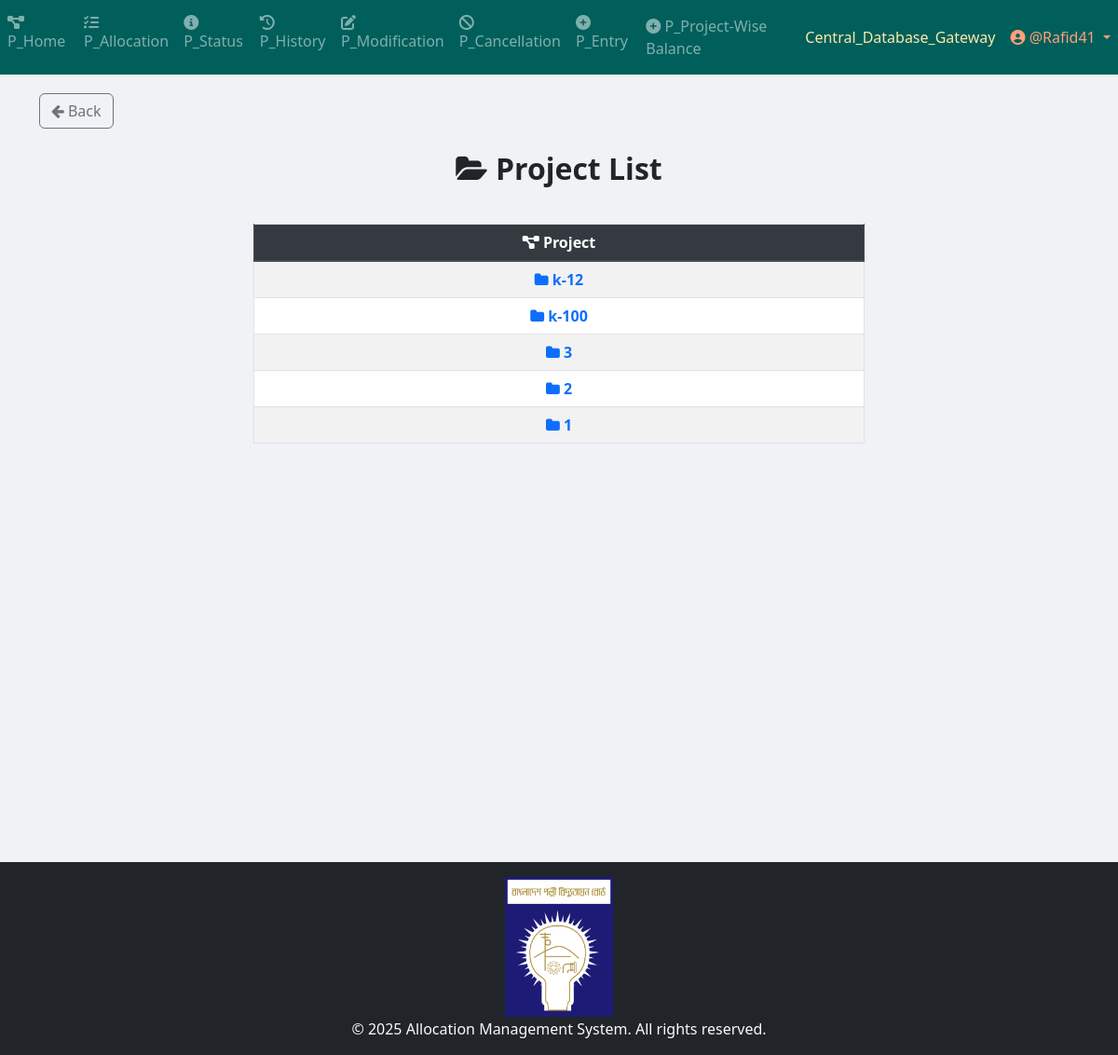
/project/project_wise_balance/projects/ (signed in), run on the app's committed database.
### Project_App_Entry/models.py (models this page shows, shortened)
class Project(models.Model):
    projectId = models.TextField(unique=True)

### Project_App_ProjectWiseBalance/views/project_list.py (the view)
# urls.py: path('projects/', views.project_list, name="project_list"),
def project_list(request):
    projects = Project.objects.all().order_by('-projectId')  # descending order
    return render(request, "Project_Templates/Project_App_ProjectWiseBalance/project_list.html", {"projects": projects})

### App_Admin_Panel/templatetags/nav_CDB_links_loader.py (called while the page is built)
@register.simple_tag
def external_link_from_static(filename):
    subpath = filename
    if not subpath.startswith("links" + os.sep) and not subpath.startswith("links/"):
        subpath = os.path.join("links", filename)
    file_path = find(subpath)
    if not file_path:
        return ""
    try:
        with open(file_path, "r", encoding="utf-8") as f:
            return f.read().strip()
    except Exception:
        return ""

### templates/Project_Templates/Project_App_ProjectWiseBalance/project_list.html (shortened to what this page needs)
{% extends "base.html" %}
{% load static %}
{% block body_block %}
   <a href="{% url 'Project_App_Home:project_home_page' %}" class="btn btn-outline-secondary back-btn">
        <i class="fa fa-arrow-left"></i> Back
    </a>
<div class="container mt-4">
    <center>
        <h2 class="mb-3"><i class="fa fa-folder-open"></i> <b>Project List</b></h2>
        <br>
        <div style="max-height: 600px; max-width: 60%; overflow-y: auto;">
            <table class="table table-hover table-bordered table-striped text-center">
                <thead class="thead-dark">
                    <tr>
                        <th><i class="fa fa-project-diagram"></i> Project</th>
                    </tr>
                </thead>
                <tbody>
                    {% for project in projects %}
                    <tr>
                        <td>
                            <a href="{% url 'Project_App_ProjectWiseBalance:project_details' project.id %}" class="text-decoration-none font-weight-bold">
                                <i class="fa fa-folder"></i> {{ project.projectId }}
                            </a>
                        </td>
                    </tr>
                    {% empty %}
                    <tr>
                        <td class="text-danger font-weight-bold">No projects found</td>
                    </tr>
                    {% endfor %}
                </tbody>
            </table>
        </div>
    </center>
</div>
{% endblock %}

### templates/partials/navbar.html (shortened to what this page needs)
{% load static %}
{% load nav_CDB_links_loader %}
{% external_link_from_static "Central_Database_Gateway.txt" as central_database_gateway_link %}
{% if request.path|slice:":9" == "/project/" %}
    <nav class="navbar navbar-expand-sm navbar-dark" style="background-color: #005F5B; color: #C4FFF9;">
        <div class="collapse navbar-collapse" id="navbarProject">
            <ul class="navbar-nav mr-auto">
                {% if user.is_authenticated %}
                                <li class="nav-item">
                                    <a class="nav-link" href="{% url 'Project_App_Home:project_home_page' %}">
                                        <i class="fas fa-project-diagram"></i> P_Home
                                    </a>
                                </li>                    {% if request.user.is_superuser or request.user.user_group.user_group_type == "Editor" %}
                    <li class="nav-item">
                        <a class="nav-link" href="{% url 'Project_App_Allocation:allocation_page' %}">
                            <i class="fas fa-tasks"></i> P_Allocation
                        </a>
                    </li>
                    {% endif %}
                    {% if request.user.is_superuser or request.user.user_group.user_group_type in "Editor View History and Status only" %}
                    <li class="nav-item">
                        <a class="nav-link" href="{% url 'Project_App_Status:status_page' %}">
                            <i class="fas fa-info-circle"></i> P_Status
                        </a>
                    </li>
                    {% endif %}
                    <li class="nav-item">
                        <a class="nav-link" href="{% url 'Project_App_History:history_page' %}">
                            <i class="fas fa-history"></i> P_History
                        </a>
                    </li>
                    {% if request.user.is_superuser or request.user.user_group.user_group_type == "Editor" %}
                    <li class="nav-item">
                        <a class="nav-link" href="{% url 'Project_App_Modification:modification_menu' %}">
                            <i class="fas fa-edit"></i> P_Modification
                        </a>
                    </li>
                    <li class="nav-item">
                        <a class="nav-link" href="{% url 'Project_App_Cancellation:cancellation' %}">
                            <i class="fas fa-ban"></i> P_Cancellation
                        </a>
                    </li>
                    <li class="nav-item">
                        <a class="nav-link" href="{% url 'Project_App_Entry:entry_page' %}">
                            <i class="fas fa-plus-circle"></i> P_Entry
                        </a>
                    </li>
                    <li class="nav-item">
                        <a class="nav-link" href="{% url 'Project_App_ProjectWiseBalance:project_list' %}">
                            <i class="fas fa-plus-circle"></i> P_Project-Wise Balance
                        </a>
                    </li>
                    {% endif %}
                {% endif %}
            </ul>
            <ul class="navbar-nav">
                {% if user.is_authenticated %}
                    {% if request.user.is_superuser or request.user.user_group.user_group_type == "Editor" %}
                        <li class="nav-item">
                            <a class="nav-link" style="color: #FFE9A8;" href="{{ central_database_gateway_link|default:'#' }}" target="_blank" rel="noopener noreferrer">Central_Database_Gateway</a>
                        </li>
                    {% endif %}
                    <li class="nav-item dropdown">
                        <a class="nav-link dropdown-toggle" style="color: #FFA07A;" href="#" id="userDropdown" role="button" data-toggle="dropdown">
                            <i class="fas fa-user-circle"></i> @{{ user.username }}
                        </a>
                    </li>
                {% else %}
                    <li class="nav-item {% if request.resolver_match.url_name == 'login' %}active{% endif %}">
                        <a class="nav-link" href="{% url 'App_Login:login' %}">
                            <i class="fas fa-sign-in-alt"></i> Login
                        </a>
                    </li>
                {% endif %}
            </ul>
        </div>
    </nav>
{% endif %}

### templates/partials/footer.html (style rules this page uses)
html, body { height: 100%; margin: 0; }

### data on the page
Project: projectId "k-12"
Project: projectId "k-100"
Project: projectId "3"
Project: projectId "2"
Project: projectId "1"

### other printed values
{{ user.username }} "Rafid41"
